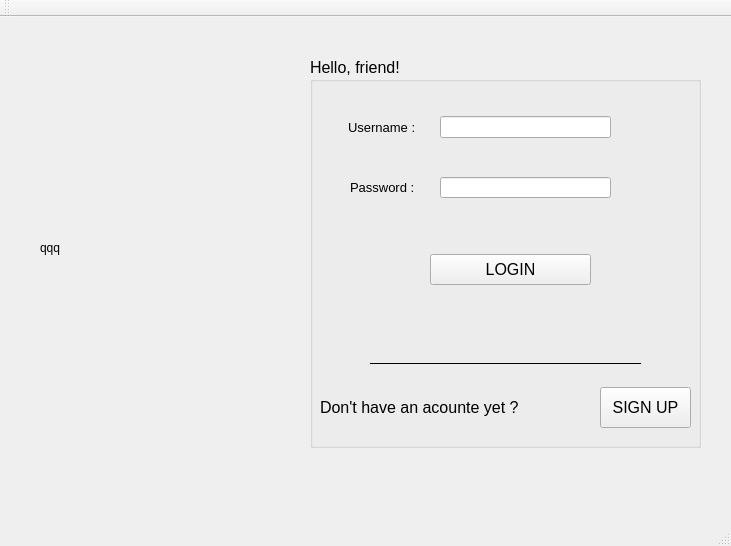
<?xml version="1.0" encoding="UTF-8"?>
<ui version="4.0">
 <class>MainWindow</class>
 <widget class="QMainWindow" name="MainWindow">
  <property name="geometry">
   <rect>
    <x>0</x>
    <y>0</y>
    <width>731</width>
    <height>546</height>
   </rect>
  </property>
  <property name="windowTitle">
   <string>MainWindow</string>
  </property>
  <widget class="QWidget" name="centralWidget">
   <widget class="QGroupBox" name="groupBox">
    <property name="geometry">
     <rect>
      <x>310</x>
      <y>40</y>
      <width>391</width>
      <height>391</height>
     </rect>
    </property>
    <property name="font">
     <font>
      <pointsize>12</pointsize>
     </font>
    </property>
    <property name="title">
     <string>Hello, friend!</string>
    </property>
    <widget class="QLabel" name="label">
     <property name="geometry">
      <rect>
       <x>38</x>
       <y>60</y>
       <width>101</width>
       <height>20</height>
      </rect>
     </property>
     <property name="font">
      <font>
       <pointsize>10</pointsize>
      </font>
     </property>
     <property name="text">
      <string>Username :</string>
     </property>
    </widget>
    <widget class="QPushButton" name="login_Button">
     <property name="geometry">
      <rect>
       <x>120</x>
       <y>197</y>
       <width>161</width>
       <height>31</height>
      </rect>
     </property>
     <property name="text">
      <string>LOGIN</string>
     </property>
    </widget>
    <widget class="QLineEdit" name="lineEdit_username">
     <property name="geometry">
      <rect>
       <x>130</x>
       <y>59</y>
       <width>171</width>
       <height>22</height>
      </rect>
     </property>
     <property name="font">
      <font>
       <pointsize>10</pointsize>
      </font>
     </property>
    </widget>
    <widget class="QLabel" name="label_login_error">
     <property name="geometry">
      <rect>
       <x>50</x>
       <y>240</y>
       <width>291</width>
       <height>31</height>
      </rect>
     </property>
     <property name="styleSheet">
      <string notr="true">color: rgb(255, 0, 0);</string>
     </property>
     <property name="text">
      <string/>
     </property>
    </widget>
    <widget class="QLineEdit" name="lineEdit_password">
     <property name="geometry">
      <rect>
       <x>130</x>
       <y>120</y>
       <width>171</width>
       <height>21</height>
      </rect>
     </property>
     <property name="font">
      <font>
       <pointsize>10</pointsize>
      </font>
     </property>
     <property name="text">
      <string/>
     </property>
     <property name="echoMode">
      <enum>QLineEdit::PasswordEchoOnEdit</enum>
     </property>
    </widget>
    <widget class="QLabel" name="label_2">
     <property name="geometry">
      <rect>
       <x>40</x>
       <y>120</y>
       <width>91</width>
       <height>20</height>
      </rect>
     </property>
     <property name="font">
      <font>
       <pointsize>10</pointsize>
      </font>
     </property>
     <property name="text">
      <string>Password :</string>
     </property>
    </widget>
    <widget class="QLabel" name="label_error_password">
     <property name="geometry">
      <rect>
       <x>100</x>
       <y>140</y>
       <width>221</width>
       <height>20</height>
      </rect>
     </property>
     <property name="font">
      <font>
       <pointsize>8</pointsize>
      </font>
     </property>
     <property name="styleSheet">
      <string notr="true">color: rgb(255, 0, 0);</string>
     </property>
     <property name="text">
      <string/>
     </property>
    </widget>
    <widget class="QLabel" name="label_error_username">
     <property name="geometry">
      <rect>
       <x>100</x>
       <y>80</y>
       <width>221</width>
       <height>20</height>
      </rect>
     </property>
     <property name="font">
      <font>
       <pointsize>8</pointsize>
      </font>
     </property>
     <property name="styleSheet">
      <string notr="true">color: rgb(255, 0, 0);</string>
     </property>
     <property name="text">
      <string/>
     </property>
    </widget>
    <widget class="QPushButton" name="pushButton">
     <property name="geometry">
      <rect>
       <x>290</x>
       <y>330</y>
       <width>91</width>
       <height>41</height>
      </rect>
     </property>
     <property name="text">
      <string>SIGN UP</string>
     </property>
    </widget>
    <widget class="QLabel" name="label_3">
     <property name="geometry">
      <rect>
       <x>10</x>
       <y>340</y>
       <width>251</width>
       <height>20</height>
      </rect>
     </property>
     <property name="text">
      <string>Don't have an acounte yet ?</string>
     </property>
    </widget>
    <widget class="Line" name="line">
     <property name="geometry">
      <rect>
       <x>60</x>
       <y>296</y>
       <width>271</width>
       <height>20</height>
      </rect>
     </property>
     <property name="frameShadow">
      <enum>QFrame::Plain</enum>
     </property>
     <property name="lineWidth">
      <number>1</number>
     </property>
     <property name="orientation">
      <enum>Qt::Horizontal</enum>
     </property>
    </widget>
   </widget>
   <widget class="QLabel" name="label_pic">
    <property name="geometry">
     <rect>
      <x>40</x>
      <y>70</y>
      <width>271</width>
      <height>321</height>
     </rect>
    </property>
    <property name="text">
     <string>qqq</string>
    </property>
   </widget>
  </widget>
  <widget class="QMenuBar" name="menuBar">
   <property name="geometry">
    <rect>
     <x>0</x>
     <y>0</y>
     <width>731</width>
     <height>26</height>
    </rect>
   </property>
  </widget>
  <widget class="QToolBar" name="mainToolBar">
   <attribute name="toolBarArea">
    <enum>TopToolBarArea</enum>
   </attribute>
   <attribute name="toolBarBreak">
    <bool>false</bool>
   </attribute>
  </widget>
  <widget class="QStatusBar" name="statusBar"/>
 </widget>
 <layoutdefault spacing="6" margin="11"/>
 <resources/>
 <connections/>
</ui>
